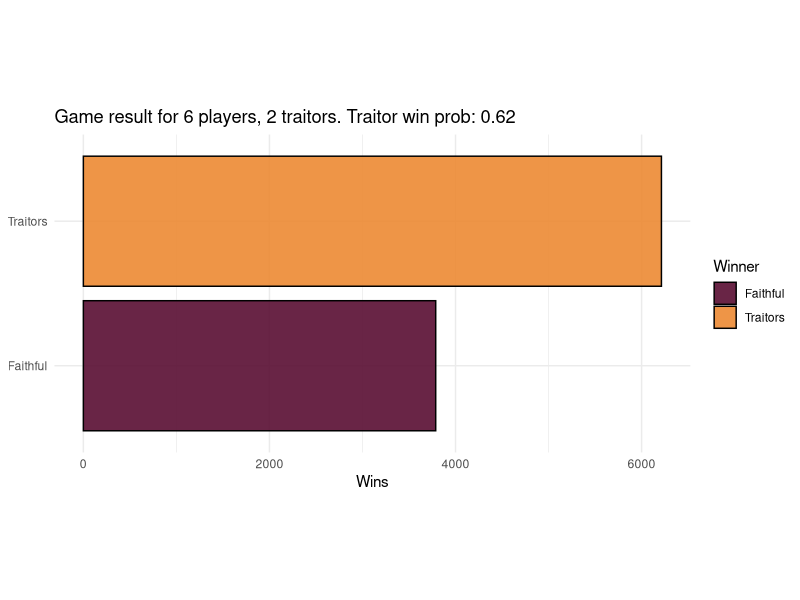
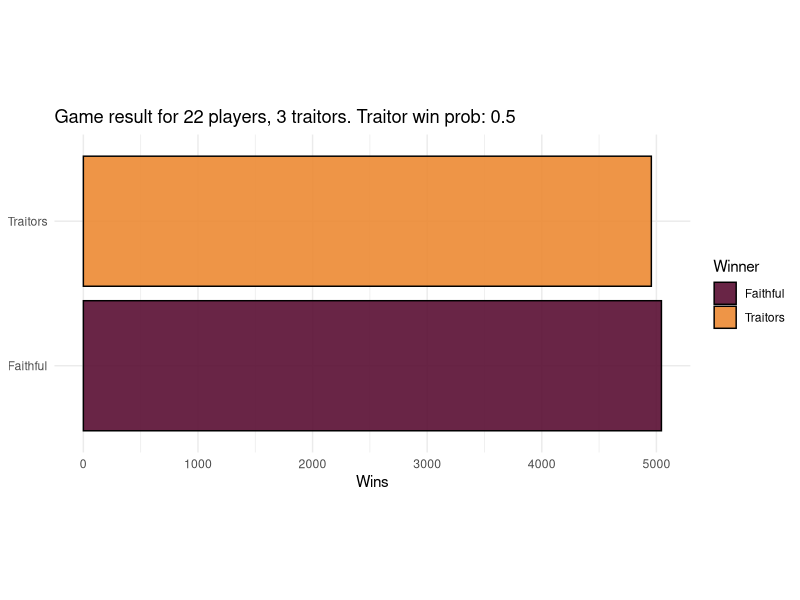
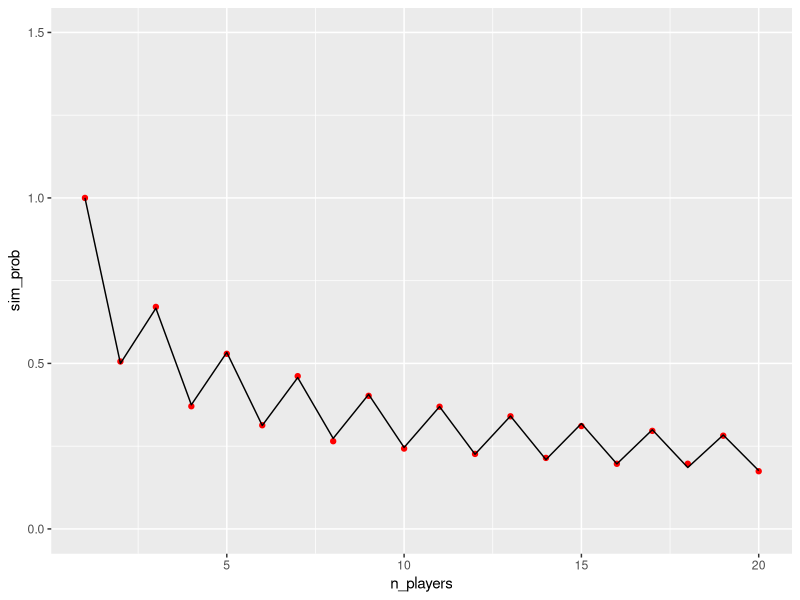
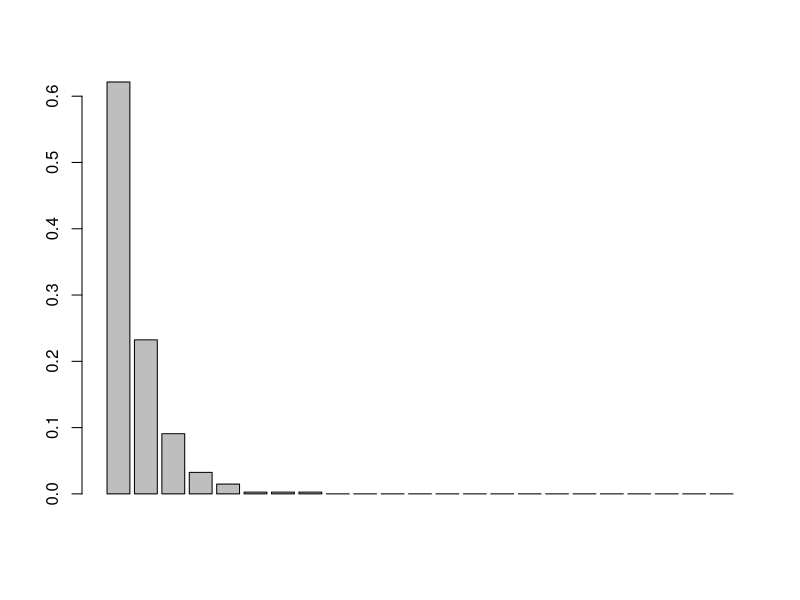
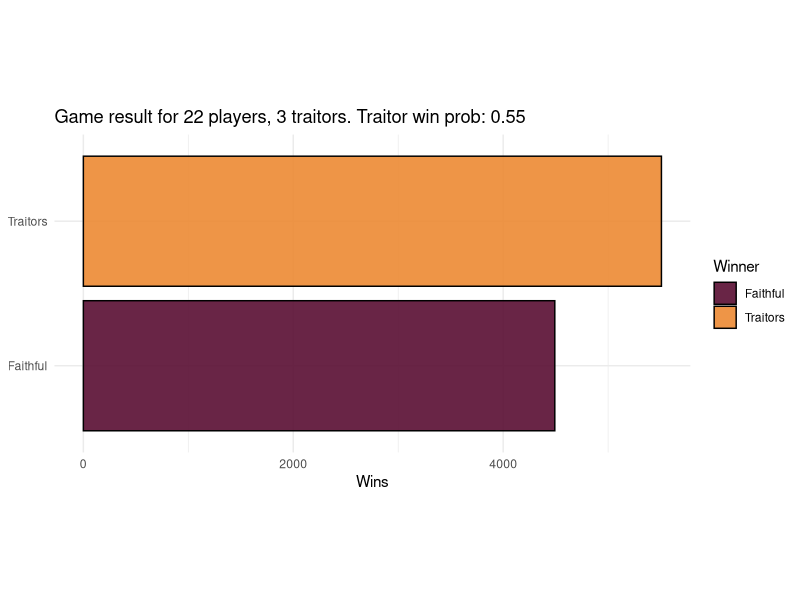
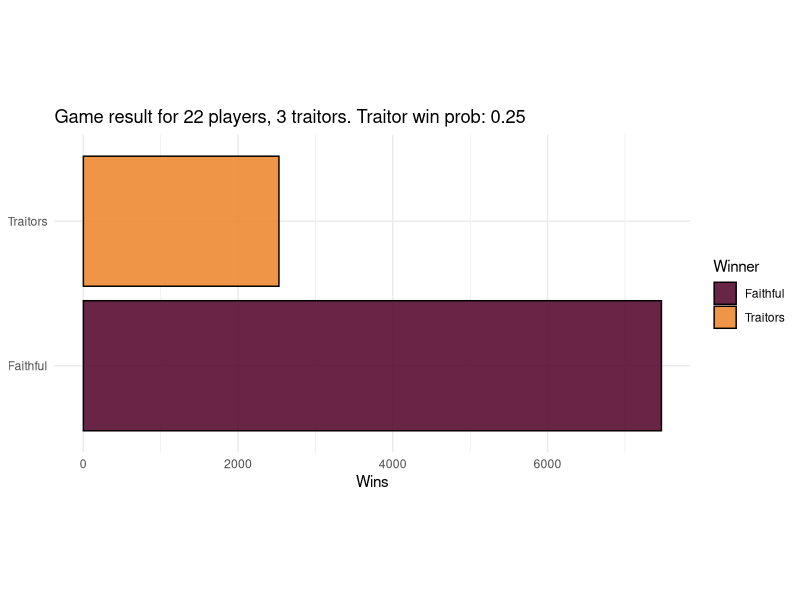
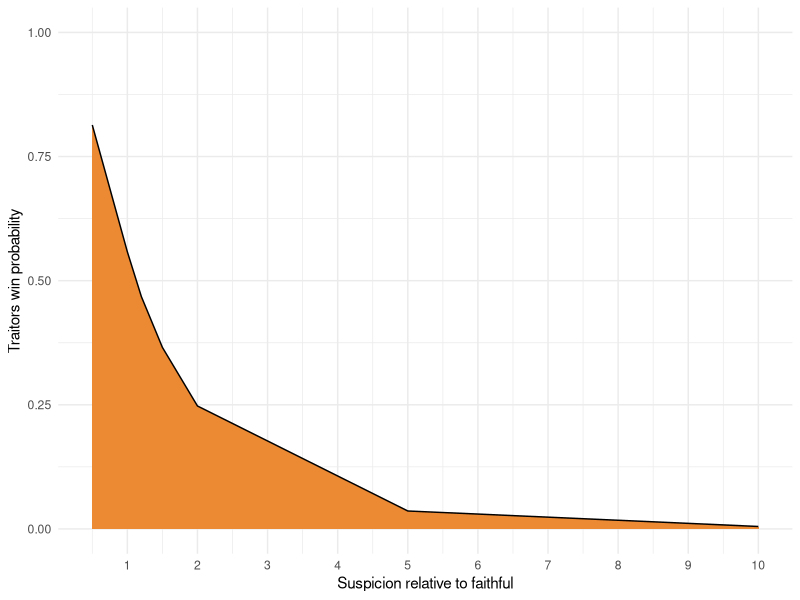

The R script that drew these images, in order:
## ---- chunk 1
#| label: deps
#| code-fold: true
#| warning: false

#  Plumbing and other distracting code is behind the folds.
library(knitr)
library(tidyverse)

set.seed(42) # trad

orange <- rgb(236 / 255, 137 / 255, 51 / 255)
crimson <- rgb(89 / 255, 14 / 255, 50 / 255)
## ---- chunk 2
#| label: game-setup

game <- function(
    n_players = 6,
    n_traitors = 2,
    traitor_strategy = random_traitors,
    faithful_strategy = random_faithful) {
  while (TRUE) {
    # There's an implicit player index here:
    #  c(traitor, traitor, faithful, faithful, ..., faithful)
    # Traitors are always the leading elements in the index.

    if (n_traitors == 0 || n_players - n_traitors < n_traitors) {
      break
    }

    # DAY
    votes <- rep(0, n_players)

    if (n_players - n_traitors == 1) {
      # special case for 2 players 1 traitor
      # coded here to avoid having to handle it repeatedly
      votes[1:n_traitors] <- n_players
    } else {
      votes[1:n_traitors] <- traitor_strategy(n_players, n_traitors)
    }
    votes[(n_traitors + 1):n_players] <- faithful_strategy(n_players, n_traitors)

    banished <- which.max(tabulate(votes))

    n_players <- n_players - 1 # BANISHMENT!
    if (banished <= n_traitors) {
      n_traitors <- n_traitors - 1
    }

    if (n_traitors == 0 || n_players - n_traitors < n_traitors) {
      break
    }

    # NIGHT
    n_players <- n_players - 1 # MURDER!
  }

  list(n_players_remaining = n_players, n_traitors_remaining = n_traitors)
}

random_faithful <- function(n_players, n_traitors) {
  # vote for a single random player
  target <- sample(1:n_players, size = 1)
  rep(target, n_players - n_traitors)
}

random_traitors <- function(n_players, n_traitors) {
  # vote a single random faithful
  target <- sample((n_traitors + 1):n_players, size = 1)
  rep(target, n_traitors)
}

game()
## ---- chunk 3
#| label: fig-simulate-games

sim_games <- function(..., .n_games = 10000) {
  1:.n_games |>
    map(\(x) game(...), .progress = TRUE) |>
    bind_rows() |>
    mutate(
      traitors_win = n_traitors_remaining > 0,
      winner = ifelse(n_traitors_remaining > 0, "Traitors", "Faithful")
    )
}

plot_game_results <- function(results, n_players, n_traitors) {
  traitor_win_prob <- mean(results$traitors_win)

  ggplot(
    results |>
      group_by(winner) |>
      count()
  ) +
    aes(y = winner, x = n, fill = winner, label = winner) +
    geom_bar(stat = "identity", colour = "black", orientation = "y", alpha = 0.9) +
    scale_fill_manual(values = c(crimson, orange)) +
    labs(
      title = sprintf(
        "Game result for %s players, %s traitors. Traitor win prob: %s",
        n_players,
        n_traitors,
        round(traitor_win_prob, digits = 2)
      ),
      x = "Wins",
      y = NULL,
      fill = "Winner"
    ) +
    theme_minimal() +
    theme(aspect.ratio = 0.5)
}

results <- sim_games(6, 2)
plot_game_results(results, 6, 2)
## ---- chunk 4
#| label: fig-simulate-show-numbers

results <- sim_games(22, 3)
plot_game_results(results, 22, 3)
## ---- chunk 5
#| label: fig-sim-comparison
#| fig-cap: Comparison of simulated (points) to calculated (line) win probabilities.
#| code-fold: true

migdal <- function(n) {
  if (n == 1) {
    1
  } else {
    if (n %% 2 == 0) {
      prod(seq(1, n - 1, 2)) / prod(seq(2, n, 2))
    } else {
      prod(seq(2, n - 1, 2)) / prod(seq(1, n, 2))
    }
  }
}

sim_probs <- 1:20 |>
  map(\(n) mean(sim_games(n, 1)$traitors_win), .progress = TRUE) |>
  as.double()

migdal_probs <- 1:20 |>
  map(migdal) |>
  as.double()

ggplot(tibble(n_players = 1:20, sim_prob = sim_probs)) +
  aes(x = n_players, y = sim_prob) +
  geom_point(colour = "red") +
  geom_line(data = tibble(n_players = 1:20, migdal_prob = migdal_probs), mapping = aes(y = migdal_prob)) +
  scale_y_continuous(limits = c(0, 1.5))
## ---- chunk 6
#| label: real-votes
#| code-fold: true

# Some fixes were required: in Aus two players abstained from a vote, and one quit.
# I converted these into pseudo-votes for an imaginary player.

votes <- list(
  # Aus 1
  list(
    c(20, 2, 1),
    c(16, 2, 1, 1, 1),
    c(4, 4, 3, 3, 2, 1, 1, 1),
    c(11, 5, 2),
    c(7, 6, 2, 1),
    c(7, 5, 1, 1),
    c(9, 3, 1),
    c(9, 1, 1),
    c(8, 2),
    c(4, 1, 1, 1, 1),
    c(5, 1, 1),
    c(4, 1),
    c(3, 1),
    c(2, 1)
  ),

  # UK 1
  list(
    c(11, 8),
    c(8, 6, 3),
    c(11, 4),
    c(9, 4),
    c(7, 3, 1),
    c(7, 1, 1),
    c(6, 2),
    c(4, 2),
    c(3, 2),
    c(1, 3),
    c(3, 0)
  ),

  # UK 2
  list(
    c(17, 1, 1),
    c(10, 6, 1),
    c(7, 6, 2, 1),
    c(7, 4, 1, 1, 1),
    c(6, 5, 2, 1),
    c(7, 3, 2, 1),
    c(6, 2, 2),
    c(4, 2, 1, 1),
    c(4, 2),
    c(4, 1),
    c(2, 2),
    c(3, 1),
    c(3, 0)
  ),

  # US
  list(
    c(15, 2, 2, 1, 1),
    c(4, 4, 4, 3, 1, 1, 1, 1),
    c(7, 6, 3),
    c(14, 1, 1, 1, 1),
    c(12, 2, 1, 1),
    c(7, 3, 2, 1, 1),
    c(9, 2, 1),
    c(7, 4),
    c(6, 2, 1),
    c(6, 1, 1),
    c(4, 1, 1),
    c(4, 1),
    c(4, 0),
    c(3, 1),
    c(1, 2),
    c(2, 1)
  )
)

pad <- function(v, new_length, value) {
  v2 <- rep(value, new_length)
  v2[1:length(v)] <- v
  v2
}

votes_df <- tibble(v= flatten(votes)) |>
  rowwise() |>
  filter(sum(v) > 5) |>  # ignore the finals, which are a little different
  mutate(
    n_players = sum(v),
    v = list(pad(v, n_players, 0)),  # pad 0s for with each player that didn't receive a vote
  )
## ---- chunk 7
#| label: tbl-unnecessary-chisq
#| tbl-cap: Completely unnecessary $\chi^2$ goodness-of-fit tests.

votes_df |>
  mutate(p.value = chisq.test(v, simulate.p.value = TRUE)["p.value"]) |>
  unnest(p.value) |>
  kable(digits = 5)
## ---- chunk 8
#| label: fig-est-multinomial
#| fig-cap: Mean of normalised vote counts across each round.
n_rounds <- nrow(votes_df)
n_players <- max(votes_df$n_players)

mat <- matrix(0, nrow = n_rounds, ncol = n_players)

for (i in 1:n_rounds) {
  v <- votes_df$v[[i]]
  mat[i, 1:length(v)] <- v / sum(v)
}

vote_prob <- colSums(mat) / nrow(mat)

barplot(vote_prob)
## ---- chunk 9
#| label: herding-strat

random_herd <- function(n_players, n_traitors) {
  shuffled <- sample(n_players, n_players)
  sample(shuffled, size = n_players - n_traitors, replace = TRUE, prob = vote_prob[1:n_players])
}

results <- sim_games(n_players = 22, n_traitors = 3, traitor_strategy = random_traitors, faithful_strategy = random_herd)
plot_game_results(results, 22, 3)
## ---- chunk 10
suspicious_herd <- function(n_players, n_traitors, suspicion_factor = 2) {
  suspicion <- rep(1, n_players)
  suspicion[1:n_traitors] <- suspicion_factor
  suspicion <- suspicion / sum(suspicion)
  shuffled <- sample(n_players, n_players, prob = suspicion)
  sample(shuffled, size = n_players - n_traitors, replace = TRUE, prob = vote_prob[1:n_players])
}

results <- sim_games(n_players = 22, n_traitors = 3, traitor_strategy = random_traitors, faithful_strategy = suspicious_herd)
plot_game_results(results, 22, 3)
## ---- chunk 11
#| label: fig-suspicion
#| fig-cap: Traitor win probability as a function of suspicion.
suspicions <- c(0.5, 1.0, 1.2, 1.5, 2.0, 5.0, 10.0)
s_df <- suspicions |>
  map(
    \(s)
    sim_games(
      n_players = 22,
      n_traitors = 3,
      traitor_strategy = random_traitors,
      faithful_strategy = function(...) suspicious_herd(..., suspicion_factor = s)
    ) |>
      mutate(suspicion = s),
    .progress = TRUE
  ) |>
  bind_rows() |>
  group_by(suspicion) |>
  summarise(traitor_win_prob = mean(traitors_win))

ggplot(s_df) +
  aes(x = suspicion, y = traitor_win_prob) +
  geom_area(fill = orange, colour = "black") +
  scale_x_continuous(breaks=seq(0, 10, 1)) +
  scale_y_continuous(limits = c(0, 1)) +
  labs(
    x = "Suspicion relative to faithful",
    y = "Traitors win probability"
  ) +
  theme_minimal()
